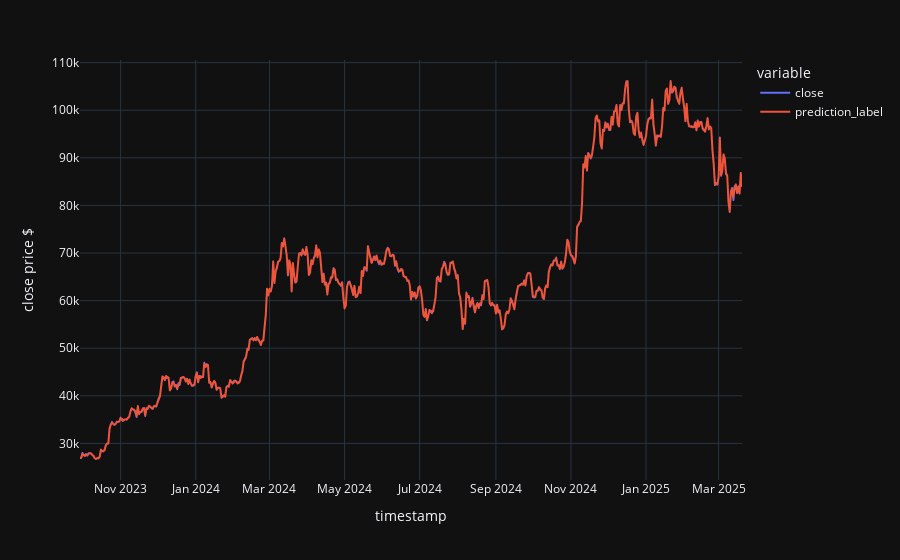

The code cell stored with this chart in its notebook:
### Code cell
# Finalize Model and Make Predictions
final_xgb = xgb_exp.finalize_model(tuned_xgb)
# predictions = predict_model(final_xgb, data=btc_test)
y_pred_final = xgb_exp.predict_model(final_xgb)

fig = px.line(y_pred_final, y=['close', 'prediction_label'], template='plotly_dark', labels={"value" : "close price $"})

fig.show()
# pull()

### Figure 1 — Plotly figure (JSON) as saved in the notebook; plotly's stock layout.template omitted (floating-point values rounded to 4 significant figures; data arrays with more than 128 entries replaced by an {"elided": "..."} marker saying what was removed)
{"data": [{"hovertemplate": "variable=close<br>timestamp=%{x}<br>close price $=%{y}<extra></extra>", "legendgroup": "close", "line": {"color": "#636efa", "dash": "solid"}, "marker": {"symbol": "circle"}, "mode": "lines", "name": "close", "showlegend": true, "type": "scattergl", "x": {"elided": "539 str values"}, "xaxis": "x", "y": {"elided": "539 float values"}, "yaxis": "y"}, {"hovertemplate": "variable=prediction_label<br>timestamp=%{x}<br>close price $=%{y}<extra></extra>", "legendgroup": "prediction_label", "line": {"color": "#EF553B", "dash": "solid"}, "marker": {"symbol": "circle"}, "mode": "lines", "name": "prediction_label", "showlegend": true, "type": "scattergl", "x": {"elided": "539 str values"}, "xaxis": "x", "y": {"elided": "539 float values"}, "yaxis": "y"}], "layout": {"legend": {"title": {"text": "variable"}, "tracegroupgap": 0}, "margin": {"t": 60}, "xaxis": {"anchor": "y", "domain": [0, 1], "title": {"text": "timestamp"}}, "yaxis": {"anchor": "x", "domain": [0, 1], "title": {"text": "close price $"}}}}
